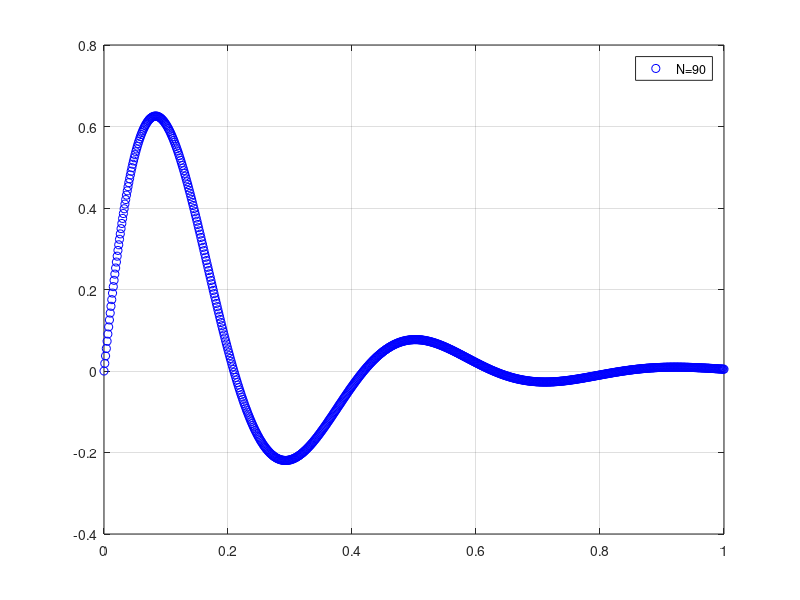

Write the MATLAB code that produced this figure.
function senoDeLaClase
   t0=0;tf=1; %rango de absisas
  N=800;%numero de intervalos para el rango de absisas
  dim=N+1 % dimension de los vectores
  dt=(tf-t0)/N ;%incremento de la absisas
Im=0; IM=0; IT=0;
  %Discretizar
for k=1: dim
  tg(k)=t0+(k-1)*dt;
  yg(k)=exp(-5*tg(k))*sin(15*tg(k));
  end
%Graficar
figure(1)
plot(tg,yg,'ob')
grid on
  legend('N=90')

%Calculos de RIemman y Trapecios
for k=1:dim-1 % dim=N+1
  Im=Im+dt*yg(k);
end

for k=1:dim %dim=N+1
  IM=IM+dt*yg(k);
end

for k=1:dim-1 %Trapecio
  IT= IT+dt*(yg(k)+yg(k+1))/2;
end
display(Im);
display(IM);
display(IT);
  endfunction
